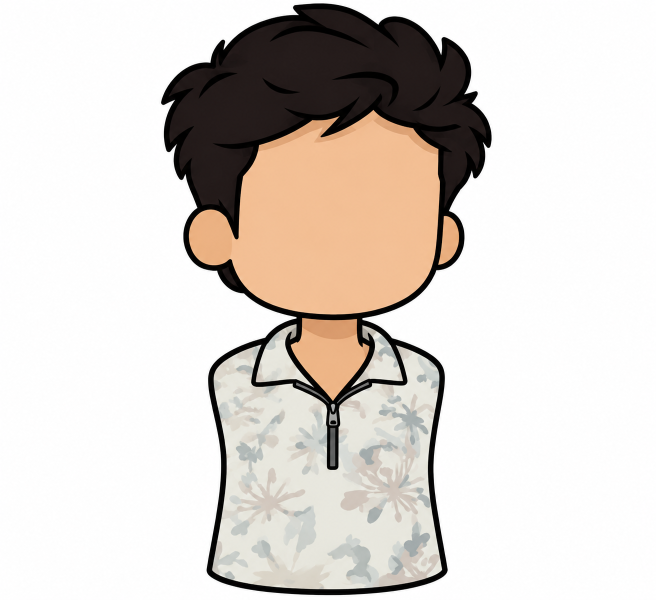
#> input picture src/char.png, 1312 x 1199 px (shown at 1/2 size)
$ python -i lib.py   (imports and definitions only)
#> lines starting #> are read from the running program, lines starting #| are printed output that depends on the picture; after the words box and inside, x2 and y2 are one past the last pixel; in counts of white or black regions, pixels touching at a corner belong together
"""Core helpers: alpha extraction, line cuts, part export."""
import numpy as np
from PIL import Image, ImageFilter
from scipy import ndimage
import os, io, math

SRC = os.path.join(os.path.dirname(__file__), 'src')
OUT = os.path.join(os.path.dirname(__file__), 'assets')
# [1 line not run here, left out]


def load_rgba(path):
    """Load image, key out the EXTERIOR white background only (keep interior whites)."""
#> called with path = 'src/char.png'
    im = Image.open(path).convert('RGB')
#> im is the input picture: PIL image 1312x1199 RGB; mean R, G, B 218.8, 212.5, 207
    a = np.array(im).astype(np.float32)
    mn = a.min(2)                      # min channel
    near_white = mn >= 238             # background is 253-255
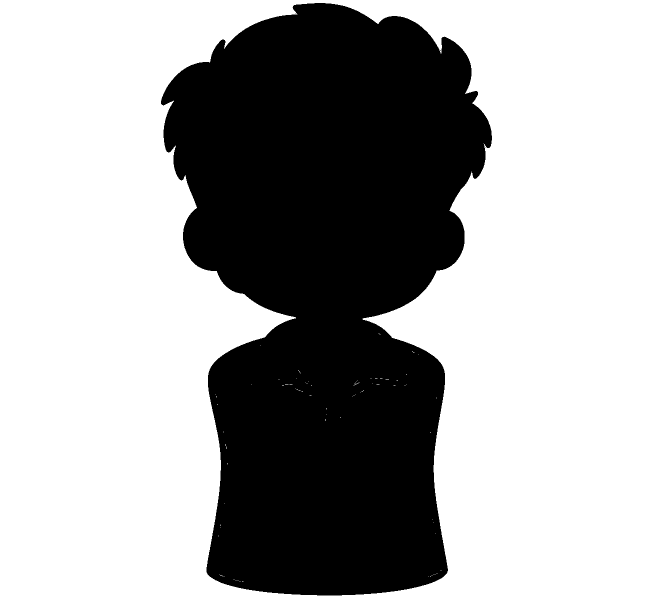
#> near_white: shape (1199, 1312) bool (shown at 1/2 size); 65% white; 3 black regions (2 under 20 px), largest, box (x1, y1, x2, y2) and area: (322, 6, 984, 1191) 549951
    # flood from border
    lbl, n = ndimage.label(near_white)
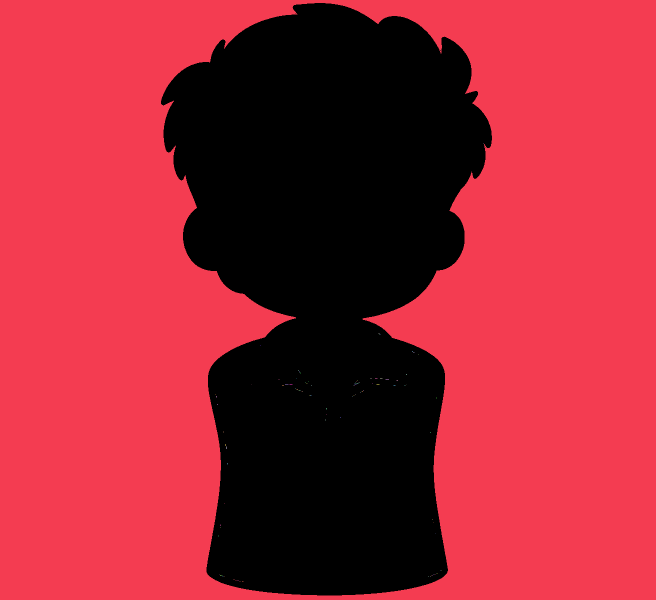
#> lbl: shape (1199, 1312) int32 (shown at 1/2 size); 112 distinct labels, from 0 to 111; one colour per label, 0 black
#> n = 111
    border = np.concatenate([lbl[0, :], lbl[-1, :], lbl[:, 0], lbl[:, -1]])
#> border = 5022 values from 1 to 1
    bg_ids = np.unique(border[border > 0])
#> bg_ids = [1]
    exterior = np.isin(lbl, bg_ids)
#> exterior: shape (1199, 1312) bool; 65% white; 3 black regions (2 under 20 px), largest, box (x1, y1, x2, y2) and area: (322, 6, 984, 1191) 550153
    # soft edge: pixels adjacent to exterior with high luminance become semi-transparent
    dil = ndimage.binary_dilation(exterior, iterations=2)
#> dil: shape (1199, 1312) bool; 65.5% white; 1 black region, box (x1, y1, x2, y2) and area: (324, 8, 982, 1189) 542691
    alpha = np.where(exterior, 0.0, 1.0).astype(np.float32)
    edge_band = dil & ~exterior & (mn > 200)
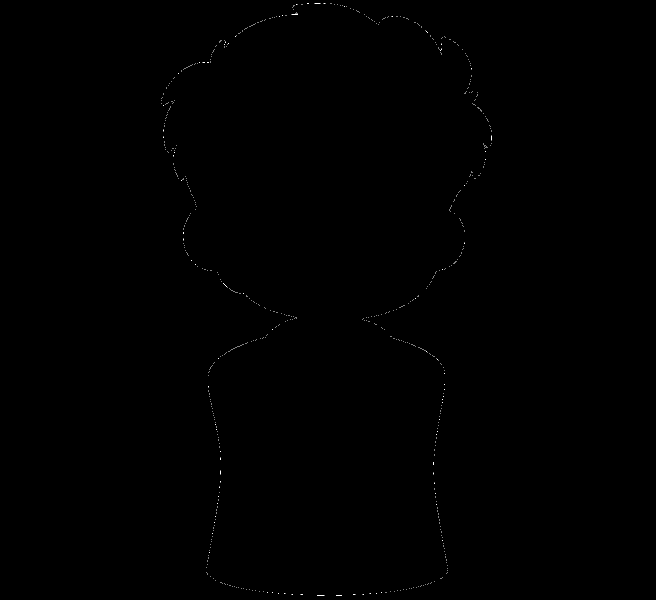
#> edge_band: shape (1199, 1312) bool (shown at 1/2 size); 0.06% white in thin lines or dots, all inside (x1, y1, x2, y2) = (322, 6, 984, 1191)
    alpha[edge_band] = np.clip((238.0 - mn[edge_band]) / 38.0, 0.0, 1.0)
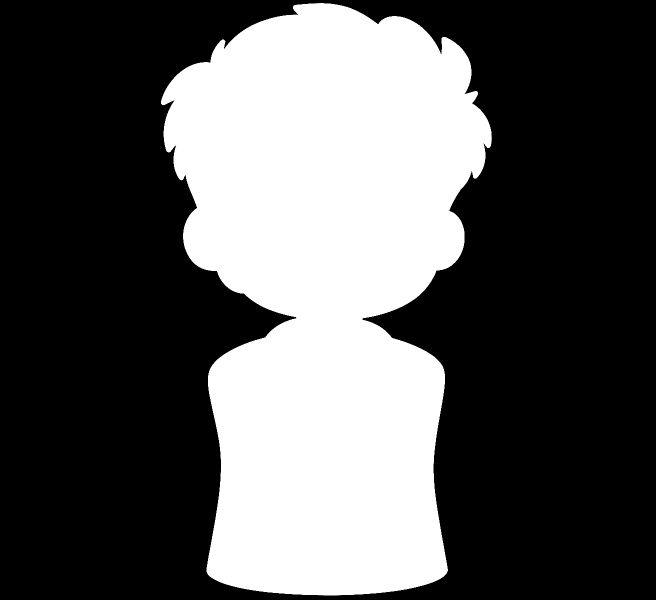
#> alpha: shape (1199, 1312) float32 (shown at 1/2 size); min 0, max 1, mean 0.349
    # kill isolated specks
    solid = alpha > 0.02
#> solid: shape (1199, 1312) bool; 35% white; 3 white regions (2 under 20 px), largest, box (x1, y1, x2, y2) and area: (322, 6, 984, 1191) 550152
    lbl2, n2 = ndimage.label(solid)
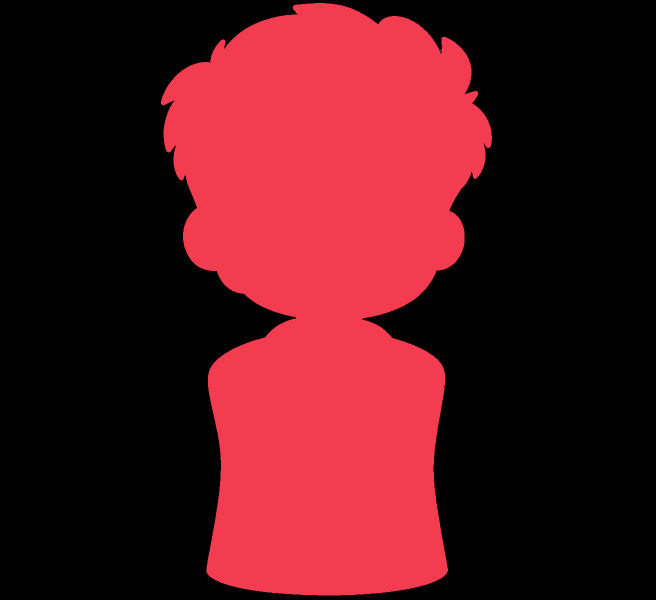
#> lbl2: shape (1199, 1312) int32 (shown at 1/2 size); 5 distinct labels, from 0 to 4; one colour per label, 0 black
#> n2 = 4
    if n2 > 0:
        sizes = ndimage.sum(solid, lbl2, range(1, n2 + 1))
#> sizes = [550151, 1, 2, 1]
        keep = np.isin(lbl2, np.where(sizes > 60)[0] + 1)
#> keep: shape (1199, 1312) bool; 35% white; 1 white region, box (x1, y1, x2, y2) and area: (322, 6, 984, 1191) 550151
        alpha[~keep] = 0.0
#> alpha: shape (1199, 1312) float32; under 0.01% of pixels changed, all inside (x1, y1, x2, y2) = (591, 27, 972, 295)
    # --- defringe: replace edge RGB with the nearest fully-opaque colour
    rgb = a[:, :, :3].copy()
    opaque = alpha > 0.92
#> opaque: shape (1199, 1312) bool; 34.9% white; 1 white region, box (x1, y1, x2, y2) and area: (322, 6, 983, 1191) 549205
    if opaque.any():
        # nearest opaque pixel for every pixel
        ind = ndimage.distance_transform_edt(~opaque, return_distances=False, return_indices=True)
        near = rgb[ind[0], ind[1]]
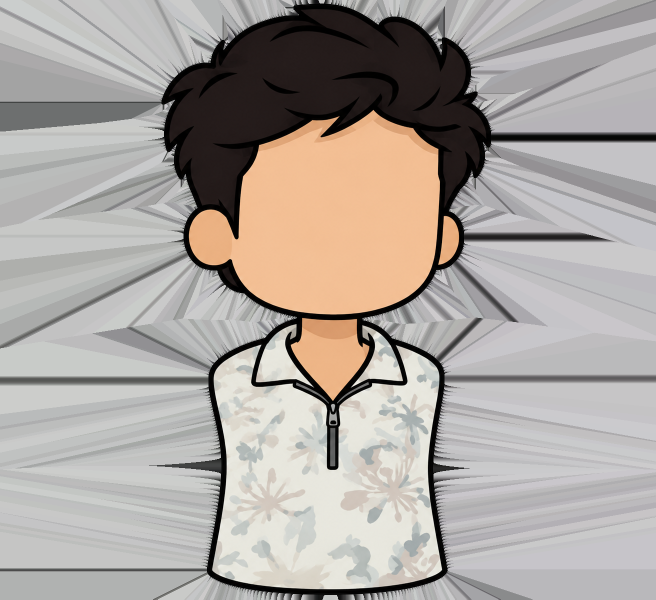
#> near: shape (1199, 1312, 3) float32 (shown at 1/2 size); mean R, G, B 170.6, 164.5, 159.8
        dist = ndimage.distance_transform_edt(~opaque)
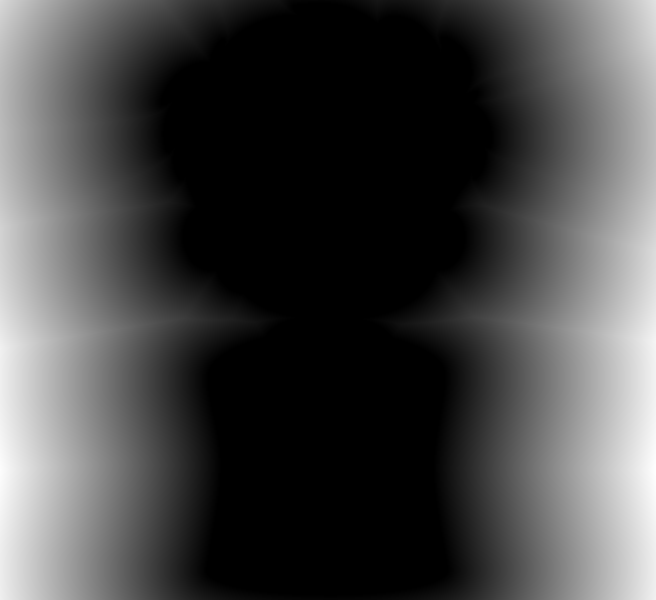
#> dist: shape (1199, 1312) float64 (shown at 1/2 size); min 0, max 443.5, mean 121; drawn with min black and max white
        band = (alpha > 0.02) & ((alpha < 0.995) | (dist <= 1.6))
        rgb[band] = near[band]
    out = np.dstack([rgb.astype(np.uint8), (alpha * 255).astype(np.uint8)])
    return Image.fromarray(out, 'RGBA'), alpha


# [7 lines left out: function halfplane, not called in this run]


def ellipse(w, h, cx, cy, rx, ry):
    yy, xx = np.mgrid[0:h, 0:w]
    return ((xx - cx) / rx) ** 2 + ((yy - cy) / ry) ** 2 <= 1.0


def rect(w, h, x0, y0, x1, y1):
    yy, xx = np.mgrid[0:h, 0:w]
    return (xx >= x0) & (xx <= x1) & (yy >= y0) & (yy <= y1)


# [57 lines left out: functions poly_mask, cut, save, b64, defringe_rgba, not called in this run]

>>> result = load_rgba('src/char.png')

$ run again, on src/eyes_sheet.png
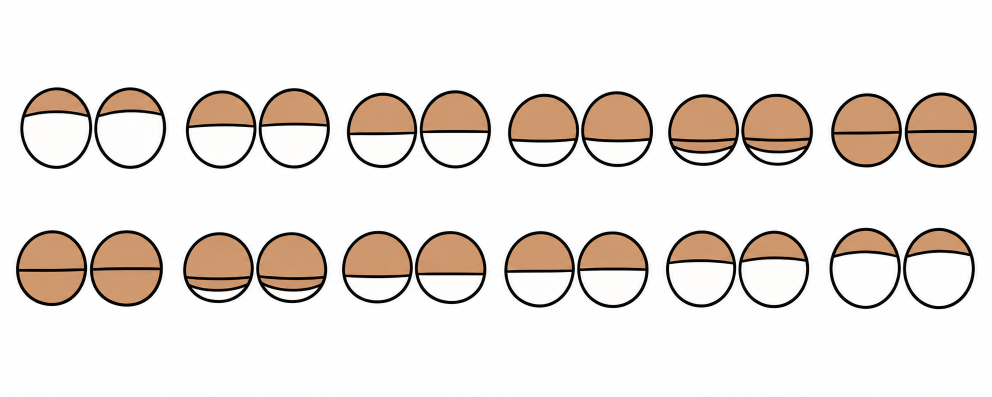
#> input picture src/eyes_sheet.png, 1983 x 793 px (shown at 1/2 size)
#> in load_rgba, im is the input picture: PIL image 1983x793 RGB; mean R, G, B 234.6, 227.6, 222.4
#> near_white: shape (793, 1983) bool; 81.4% white; 38 black regions (14 under 20 px), largest, box (x1, y1, x2, y2) and area: (179, 460, 326, 614) 17912, (1809, 184, 1954, 336) 17453, (31, 460, 175, 613) 17232
#> lbl: shape (793, 1983) int32; 28 distinct labels, from 0 to 27
#> n = 27
#> border = 5552 values from 1 to 1
#> bg_ids = [1]
#> exterior: shape (793, 1983) bool; 73.5% white; 30 black regions (6 under 20 px), largest, box (x1, y1, x2, y2) and area: (40, 174, 185, 338) 18687, (188, 174, 333, 338) 18675, (1805, 455, 1950, 619) 18655
#> dil: shape (793, 1983) bool; 74.8% white; 24 black regions, largest, box (x1, y1, x2, y2) and area: (42, 176, 183, 336) 17819, (190, 176, 331, 336) 17808, (1807, 457, 1948, 617) 17787
#> edge_band: shape (793, 1983) bool; 0.18% white in thin lines or dots, all inside (x1, y1, x2, y2) = (31, 174, 1954, 619)
#> in load_rgba, `lbl2, n2 = ndimage.label(solid)`:
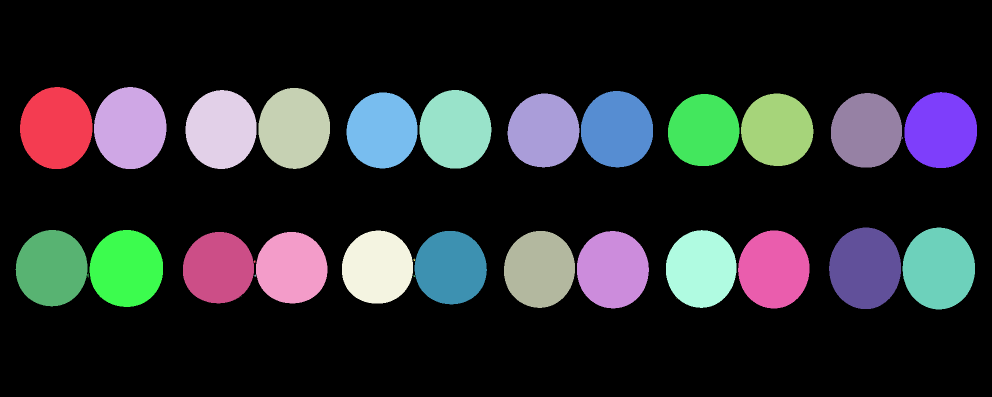
#> lbl2: shape (793, 1983) int32 (shown at 1/2 size); 34 distinct labels, from 0 to 33; one colour per label, 0 black
#> n2 = 33
#> sizes = 33 values, max 18687 at index 0, min 1 at index 30, mean 12621.9
#> opaque: shape (793, 1983) bool; 26.3% white; 24 white regions, largest, box (x1, y1, x2, y2) and area: (40, 174, 185, 338) 18571, (188, 175, 333, 338) 18568, (1806, 456, 1950, 619) 18540
#> in load_rgba, `dist = ndimage.distance_transform_edt(~opaque)`:
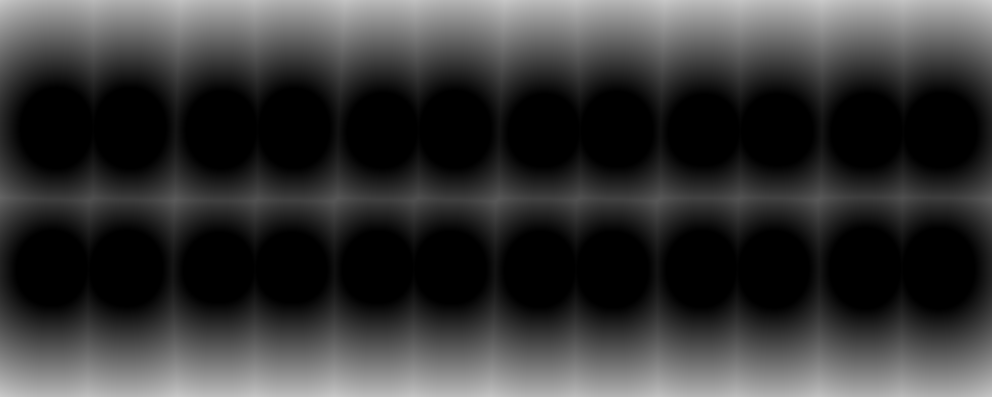
#> dist: shape (793, 1983) float64 (shown at 1/2 size); min 0, max 203.3, mean 53.4
